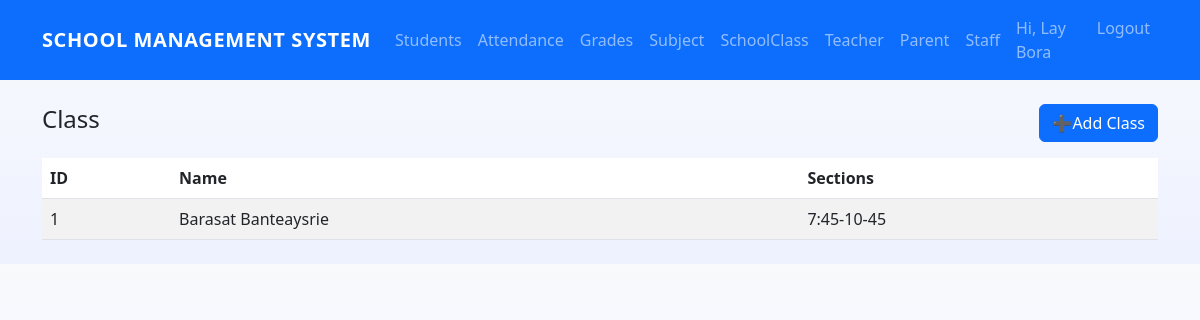
/classes/ (signed in), run on an earlier commit of the app's database.
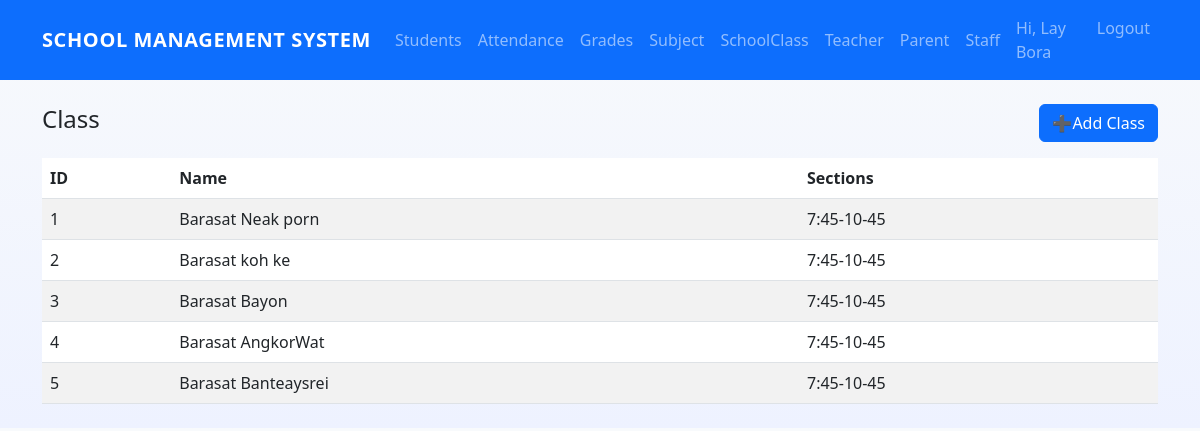
And on a later commit of the database.
### core/models.py (models this page shows, shortened)
class User(AbstractUser):
    ROLE_CHOICES = (
        ('admin','Admin'),
        ('teacher','Teacher'),
        ('student','Student'),
        ('parent','Parent'),
        ('staff','Staff'),
    )
    role = models.CharField(max_length=10, choices=ROLE_CHOICES, default='student')
    phone = models.CharField(max_length=20, blank=True)

class SchoolClass(models.Model):
    name = models.CharField(max_length=50)
    section = models.CharField(max_length=10, blank=True)

### core/views.py (the view)
# urls.py: path('classes/',ClassListview.as_view(),name='class-list'),
class ClassListview(LoginRequiredMixin,ListView):
    model = SchoolClass
    template_name ="core/class_list.html"
    context_object_name ="classes"

### templates/core/class_list.html
{% extends 'core/base.html' %}
{% block content %}
<div class="d-flex justify-content-between align-items-center mb-3">
    <h1 class="h4">Class</h1>
    <a class="btn btn-primary" href="{% url 'class-create' %}">➕Add Class</a>
  </div>
<table class="table table-striped table-hover">
    <thead><tr><th>ID</th><th>Name</th><th>Sections</th></tr></thead>
    <tbody>
    {% for c in classes %}
    <tr>
        <td>{{ c.id }}</td>
        <td>{{ c.name }}</td>
        <td>{{ c.section }}</td>
    </tr>
    {% endfor %}
    </tbody>
</table>
{% endblock %}

### templates/core/base.html (shortened to what this page needs)
 {% load static %}
<!doctype html>
<html>
  <head>
    <link href="https://cdn.jsdelivr.net/npm/bootstrap@5.3.0/dist/css/bootstrap.min.css" rel="stylesheet">
    <link href="{% static 'css/style.css' %}" rel="stylesheet">
  </head>
  <body>
    <nav class="navbar navbar-expand-lg navbar-dark bg-primary">
      <div class="container">
        <a class="navbar-brand fw-bold text-uppercase fw-bolder " href="{% url 'dashboard' %}">School Management System</a>
        <div class="collapse navbar-collapse" id="nav">
          <ul class="navbar-nav me-auto mb-2 mb-lg-0">
            <li class="nav-item"><a class="nav-link" href="{% url 'students' %}">Students</a></li>
            <li class="nav-item"><a class="nav-link" href="{% url 'attendance-list' %}">Attendance</a></li>
            <li class="nav-item"><a class="nav-link" href="{% url 'grades' %}">Grades</a></li>
            <li class="nav-item"><a class="nav-link" href="{% url 'subject_list' %}">Subject</a></li>
            <li class="nav-item"><a class="nav-link" href="{% url 'class-list'%}">SchoolClass</a></li>
            <li class="nav-item"><a class="nav-link" href="{% url 'teacher_list' %}">Teacher</a></li>
            <li class="nav-item"><a class="nav-link" href="{% url 'parent-list' %}">Parent</a></li>
            <li class="nav-item"><a class="nav-link" href="{% url 'staff-list' %}">Staff</a></li>
          </ul>
          <ul class="navbar-nav">
            {% if user.is_authenticated %}
              <li class="nav-item"><span class="nav-link">Hi, {{ user.first_name|default:user.username }}</span></li>
              <li class="nav-item"><a class="nav-link" href="{% url 'logout' %}?next={{ request.path }}">Logout</a></li>
            {% else %}
              <li class="nav-item"><a class="nav-link" href="{% url 'login' %}">Login</a></li>
            {% endif %}
          </ul>
        </div>
      </div>
    </nav>
    <div class="container my-4">
      {% block content %}{% endblock %}
    </div>
  </body>
</html>

### static/css/style.css (style rules this page uses)
body { background: linear-gradient(180deg,#f8fafc,#eef2ff); }
.navbar-brand { letter-spacing: .6px; }

What changed in the data, as far as the page shows it:
changed SchoolClass id 1: name "Barasat Banteaysrie" → "Barasat Neak porn"
added SchoolClass: id "2", name "Barasat koh ke", section "7:45-10-45"
added SchoolClass: id "3", name "Barasat Bayon", section "7:45-10-45"
added SchoolClass: id "4", name "Barasat AngkorWat", section "7:45-10-45"
added SchoolClass: id "5", name "Barasat Banteaysrei", section "7:45-10-45"
